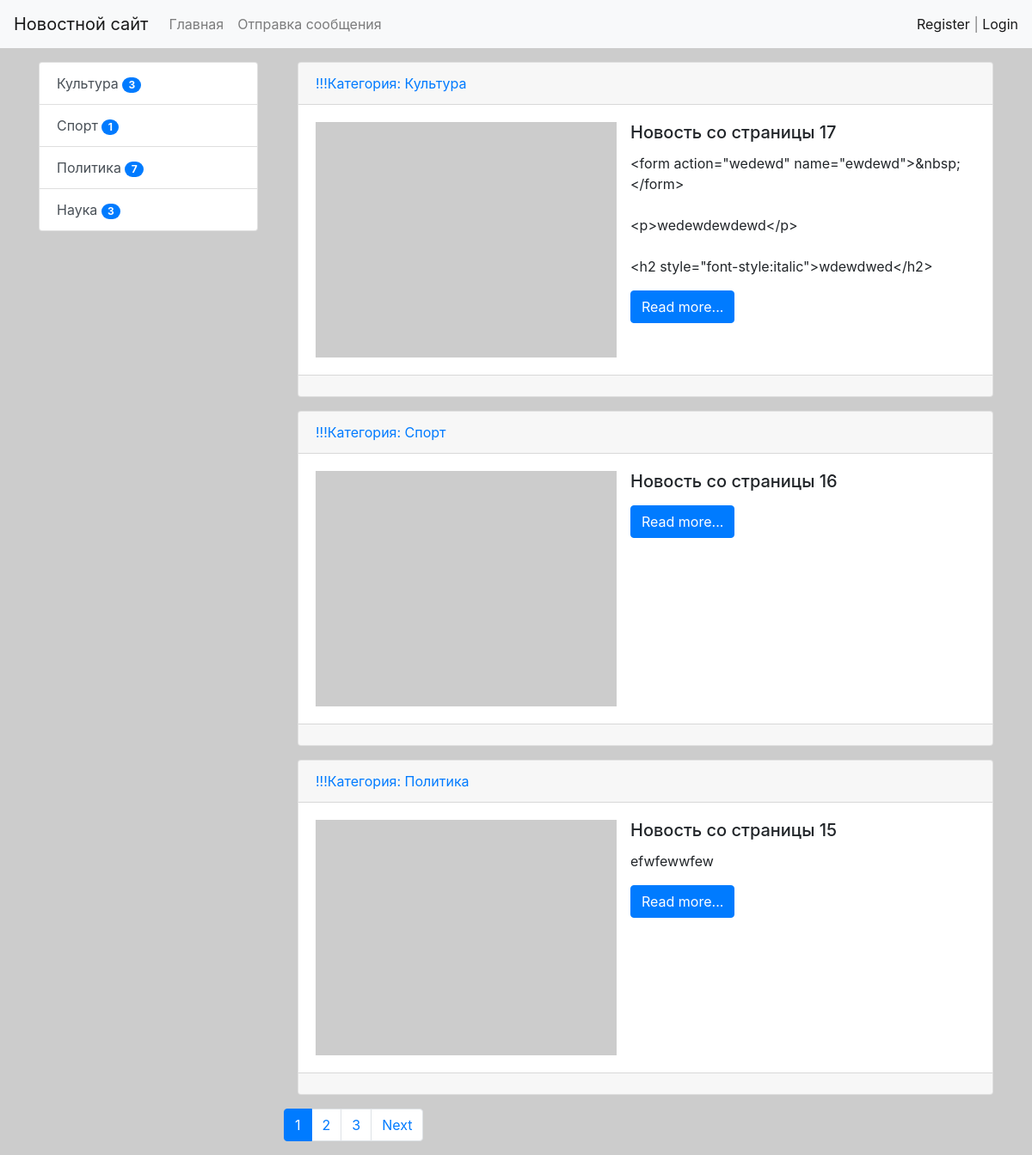
The page / on the database its author committed.
### news/models.py (models this page shows, shortened)
class Category(models.Model):
    title = models.CharField(max_length=150, db_index=True, verbose_name='Наименование категории')
    def get_absolute_url(self):
        return reverse('category', kwargs={'category_id': self.pk})
    def __str__(self):
        return self.title
    class Meta:
        verbose_name = 'Категория'
        verbose_name_plural = 'Категории'
        ordering = ['title']

class News(models.Model):
    title = models.CharField(max_length=150, verbose_name='Название новости')
    content = models.TextField(blank=True, verbose_name='Контент')
    created_at = models.DateTimeField(auto_now_add=True, verbose_name='Дата публикации')
    updated_at = models.DateTimeField(auto_now=True, verbose_name='Обновлено')
    photo = models.ImageField(upload_to='photos/%Y/%m/%d/', verbose_name='Фото', blank=True)
    is_published = models.BooleanField(default=True, verbose_name='Опубликовано')
    category = models.ForeignKey('Category', on_delete=models.PROTECT, verbose_name='Опубликовано', related_name='get_news')
    views = models.IntegerField(default=0)
    def get_absolute_url(self):
        return reverse('view_news', kwargs={'pk': self.pk})
    class Meta:
        verbose_name = 'Новость'
        verbose_name_plural = 'Новости'
        ordering = ['-created_at']

### news/views.py (the view)
# urls.py: path('', HomeNews.as_view(), name='home'),
class HomeNews(MyMixin, ListView):
    model = News
    template_name = 'news/home_news_list.html'
    context_object_name = 'news'
    paginate_by = 3
    def get_context_data(self, *, object_list=None, **kwargs):
        context = super().get_context_data(**kwargs)
        context['title'] = self.get_upper('Главная страница')
        return context
    def get_queryset(self):
        return News.objects.filter(is_published=True).select_related('category')

### news/templatetags/news_tags.py (called while the page is built)
@register.inclusion_tag('news/list_categories.html')
def show_categories():
    categories = Category.objects.annotate(cnt=Count('get_news', filter=F('get_news__is_published'))).filter(cnt__gt=0)
    return {'categories': categories}

### news/utils.py (called while the page is built)
    def get_upper(self, s):
        if isinstance(s, str):
            return s.upper()
        else:
            return s.title.upper()

### news/templates/news/home_news_list.html (shortened to what this page needs)
{% extends 'base.html' %}
{% block sidebar %}
{% include 'inc/_sidebar.html' %}
{% endblock %}
{% block content %}
    {% for item in news %}
    <div class="card mb-3 ml-3">
        <div class="card-header">
            <a href="{{ item.category.get_absolute_url }}">!!!Категория: {{ item.category }}</a>
        </div>
        <div class="card-body">
            <div class="media">
                {% if item.photo %}
                <img src="{{ item.photo.url }}" alt="" width="350" class="mr-3">
                {% else %}
                <img src="https://picsum.photos/id/1/300/235" alt="" width="350" class="mr-3">
                {% endif %}
                <div class="media-body">
                    <h5 class="card-title">{{ item.title }}</h5>
                    <p class="card-text">{{ item.content|linebreaksbr|truncatewords:50 }}</p>
                    <a href="{{ item.get_absolute_url }}" class="btn btn-primary">Read more...</a>
                </div>
            </div>
        </div>
        <div class="card-footer text-muted">
        </div>
    </div>
    {% endfor %}
{% endblock %}

### news/templates/news/list_categories.html
<div class="list-group">
        {% for item in categories%}
        <a href="{{ item.get_absolute_url}}" class="list-group-item list-group-item-action">{{  item.title }}
        <span class="badge badge-primary badge-pill"> {{item.cnt}}</span>
        </a>
        {% endfor %}
</div>

### news/static/css/style.css (style rules this page uses)
body { background-color: #ccc; }

### rows shown on the page
Category: title "Культура", cnt "3"
Category: title "Спорт", cnt "1"
Category: title "Политика", cnt "7"
Category: title "Наука", cnt "3"
News: category "Культура", title "Новость со страницы 17", content "<form action=\"wedewd\" name=\"ewdewd\">&nbsp;</form> <p>wedewdewdewd</p> <h2 style=\"font-style:italic\">wdewdwed</h2>"
News: category "Спорт", title "Новость со страницы 16"
News: category "Политика", title "Новость со страницы 15", content "efwfewwfew"

### other values the page prints
{{ p }} "1"
{{ p }} "2" "3"
